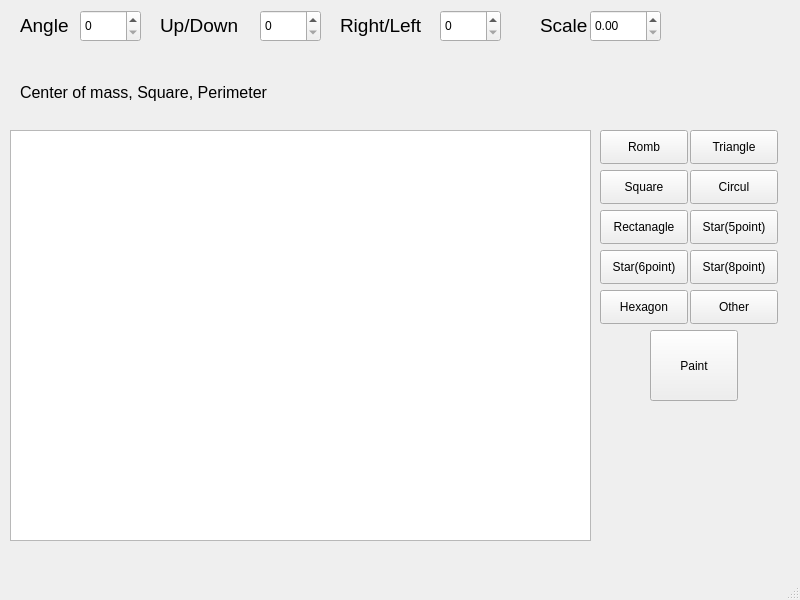
<?xml version="1.0" encoding="UTF-8"?>
<ui version="4.0">
 <class>MainWindow</class>
 <widget class="QMainWindow" name="MainWindow">
  <property name="geometry">
   <rect>
    <x>0</x>
    <y>0</y>
    <width>800</width>
    <height>600</height>
   </rect>
  </property>
  <property name="windowTitle">
   <string>MainWindow</string>
  </property>
  <widget class="QWidget" name="centralwidget">
   <widget class="QGraphicsView" name="graphicsView">
    <property name="geometry">
     <rect>
      <x>10</x>
      <y>130</y>
      <width>581</width>
      <height>411</height>
     </rect>
    </property>
   </widget>
   <widget class="QPushButton" name="pushButton">
    <property name="geometry">
     <rect>
      <x>600</x>
      <y>130</y>
      <width>88</width>
      <height>34</height>
     </rect>
    </property>
    <property name="text">
     <string>Romb</string>
    </property>
   </widget>
   <widget class="QPushButton" name="pushButton_2">
    <property name="geometry">
     <rect>
      <x>600</x>
      <y>170</y>
      <width>88</width>
      <height>34</height>
     </rect>
    </property>
    <property name="text">
     <string>Square</string>
    </property>
   </widget>
   <widget class="QPushButton" name="pushButton_3">
    <property name="geometry">
     <rect>
      <x>690</x>
      <y>130</y>
      <width>88</width>
      <height>34</height>
     </rect>
    </property>
    <property name="text">
     <string>Triangle</string>
    </property>
   </widget>
   <widget class="QPushButton" name="pushButton_4">
    <property name="geometry">
     <rect>
      <x>690</x>
      <y>170</y>
      <width>88</width>
      <height>34</height>
     </rect>
    </property>
    <property name="text">
     <string>Circul</string>
    </property>
   </widget>
   <widget class="QPushButton" name="pushButton_5">
    <property name="geometry">
     <rect>
      <x>600</x>
      <y>210</y>
      <width>88</width>
      <height>34</height>
     </rect>
    </property>
    <property name="text">
     <string>Rectanagle</string>
    </property>
   </widget>
   <widget class="QPushButton" name="pushButton_6">
    <property name="geometry">
     <rect>
      <x>690</x>
      <y>210</y>
      <width>88</width>
      <height>34</height>
     </rect>
    </property>
    <property name="text">
     <string>Star(5point)</string>
    </property>
   </widget>
   <widget class="QPushButton" name="pushButton_7">
    <property name="geometry">
     <rect>
      <x>600</x>
      <y>250</y>
      <width>88</width>
      <height>34</height>
     </rect>
    </property>
    <property name="text">
     <string>Star(6point)</string>
    </property>
   </widget>
   <widget class="QPushButton" name="pushButton_8">
    <property name="geometry">
     <rect>
      <x>690</x>
      <y>250</y>
      <width>88</width>
      <height>34</height>
     </rect>
    </property>
    <property name="text">
     <string>Star(8point)</string>
    </property>
   </widget>
   <widget class="QPushButton" name="pushButton_9">
    <property name="geometry">
     <rect>
      <x>600</x>
      <y>290</y>
      <width>88</width>
      <height>34</height>
     </rect>
    </property>
    <property name="text">
     <string>Hexagon</string>
    </property>
   </widget>
   <widget class="QPushButton" name="pushButton_10">
    <property name="geometry">
     <rect>
      <x>690</x>
      <y>290</y>
      <width>88</width>
      <height>34</height>
     </rect>
    </property>
    <property name="text">
     <string>Other</string>
    </property>
   </widget>
   <widget class="QPushButton" name="pushButton_11">
    <property name="geometry">
     <rect>
      <x>650</x>
      <y>330</y>
      <width>88</width>
      <height>71</height>
     </rect>
    </property>
    <property name="text">
     <string>Paint</string>
    </property>
   </widget>
   <widget class="QLabel" name="label">
    <property name="geometry">
     <rect>
      <x>540</x>
      <y>10</y>
      <width>61</width>
      <height>31</height>
     </rect>
    </property>
    <property name="font">
     <font>
      <pointsize>14</pointsize>
     </font>
    </property>
    <property name="text">
     <string>Scale</string>
    </property>
   </widget>
   <widget class="QLabel" name="label_2">
    <property name="geometry">
     <rect>
      <x>340</x>
      <y>10</y>
      <width>101</width>
      <height>31</height>
     </rect>
    </property>
    <property name="font">
     <font>
      <pointsize>14</pointsize>
     </font>
    </property>
    <property name="text">
     <string>Right/Left</string>
    </property>
   </widget>
   <widget class="QLabel" name="label_3">
    <property name="geometry">
     <rect>
      <x>160</x>
      <y>10</y>
      <width>91</width>
      <height>31</height>
     </rect>
    </property>
    <property name="font">
     <font>
      <pointsize>14</pointsize>
     </font>
    </property>
    <property name="text">
     <string>Up/Down</string>
    </property>
   </widget>
   <widget class="QLabel" name="label_4">
    <property name="geometry">
     <rect>
      <x>20</x>
      <y>10</y>
      <width>58</width>
      <height>31</height>
     </rect>
    </property>
    <property name="font">
     <font>
      <pointsize>14</pointsize>
     </font>
    </property>
    <property name="text">
     <string>Angle</string>
    </property>
   </widget>
   <widget class="QLabel" name="label_5">
    <property name="geometry">
     <rect>
      <x>20</x>
      <y>77</y>
      <width>701</width>
      <height>31</height>
     </rect>
    </property>
    <property name="font">
     <font>
      <pointsize>12</pointsize>
     </font>
    </property>
    <property name="text">
     <string>Сenter of mass, Square, Perimeter</string>
    </property>
   </widget>
   <widget class="QSpinBox" name="spinBox">
    <property name="geometry">
     <rect>
      <x>80</x>
      <y>10</y>
      <width>61</width>
      <height>32</height>
     </rect>
    </property>
   </widget>
   <widget class="QSpinBox" name="spinBox_2">
    <property name="geometry">
     <rect>
      <x>440</x>
      <y>10</y>
      <width>61</width>
      <height>32</height>
     </rect>
    </property>
   </widget>
   <widget class="QSpinBox" name="spinBox_3">
    <property name="geometry">
     <rect>
      <x>260</x>
      <y>10</y>
      <width>61</width>
      <height>32</height>
     </rect>
    </property>
   </widget>
   <widget class="QDoubleSpinBox" name="doubleSpinBox">
    <property name="geometry">
     <rect>
      <x>590</x>
      <y>10</y>
      <width>71</width>
      <height>32</height>
     </rect>
    </property>
   </widget>
  </widget>
  <widget class="QMenuBar" name="menubar">
   <property name="geometry">
    <rect>
     <x>0</x>
     <y>0</y>
     <width>800</width>
     <height>30</height>
    </rect>
   </property>
  </widget>
  <widget class="QStatusBar" name="statusbar"/>
 </widget>
 <resources/>
 <connections/>
</ui>
